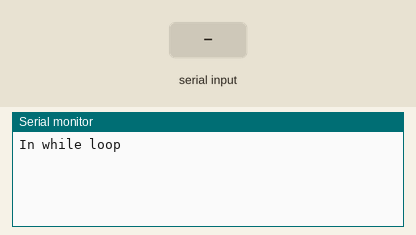
Simulated run of this sketch. Board: Arduino Uno, built with avr-gcc and run on an emulated ATmega328P. Shown: the last lines printed to the serial monitor. The inputs (shaded band) are chosen by the test bench.

Above: at 1.8 s.
1.9 s: "ok\n" received over the second serial link
At 3.0 s:
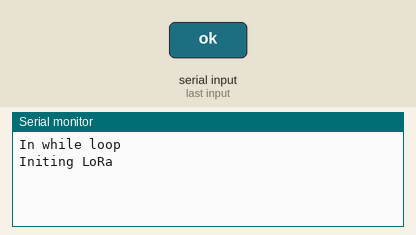
3.4 s: "1\n" received over the second serial link
At 4.1 s:
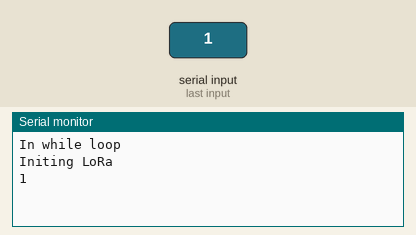
4.9 s: "ok\n" received over the second serial link
At 5.3 s:
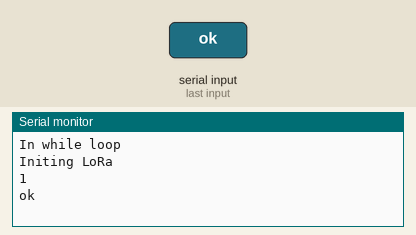

Measured:
- after the input at 1.9 s, the serial monitor: prints a new line at once (image 1)
- after the input at 3.4 s, the serial monitor: prints a new line at once (image 2)
- after the input at 4.9 s, the serial monitor: prints a new line at once (image 3)

The sketch:

LoraBlinkerTX.ino.ino
```cpp
/*
 * Lora to Lora (P2P) using RN2483 and ESP8266
 * This sketch will transmit a lora message with payload "20" every 2 seconds.
 * An LED will blink every time a package is sent. Payload and package ID is printed on serial monitor.
 *
 * Code based on JP Meijers code from 30 September 2016
 * MN Petersen, Aug 2020
 *
 * CONNECTIONS:
 * RN2483 - ESP8266:
 * TX     - D5
 * RX     - D6
 * 3V3    - 3V3
 * GND    - GND
 *
 * D7 on ESP8266 is connected to anode (long leg) on LED. Insert resistor between cathode and GND on ESP8266.
 *
 */

#include <SoftwareSerial.h>
SoftwareSerial loraSerial(11, 10); // (rxPin (D5), txPin (D6), inverse_logic, buffer size);

String str;
int packageID = 0;

void setup() {
  // Open serial communications and wait for port to open:
  Serial.begin(9600);  // Serial communication to PC

  loraSerial.begin(57600);  // Serial communication to RN2483
  loraSerial.setTimeout(1000);
  lora_autobaud();

  Serial.println("Initing LoRa");

  loraSerial.listen();
  str = loraSerial.readStringUntil('\n');
  Serial.println(str);
  loraSerial.println("sys get ver");
  str = loraSerial.readStringUntil('\n');
  Serial.println(str);

  loraSerial.println("mac pause");
  str = loraSerial.readStringUntil('\n');
  Serial.println(str);

//  loraSerial.println("radio set bt 0.5");  // Uncomment if we want to use FSK
//  wait_for_ok();

  loraSerial.println("radio set mod lora"); // Comment if we want to use FSK
  str = loraSerial.readStringUntil('\n');
  Serial.println(str);

  loraSerial.println("radio set freq 869100000");
  str = loraSerial.readStringUntil('\n');
  Serial.println(str);

  loraSerial.println("radio set pwr 14");  //max power 14 dBm
  str = loraSerial.readStringUntil('\n');
  Serial.println(str);

  loraSerial.println("radio set sf sf12");
  str = loraSerial.readStringUntil('\n');
  Serial.println(str);

  loraSerial.println("radio set afcbw 41.7");
  str = loraSerial.readStringUntil('\n');
  Serial.println(str);

  loraSerial.println("radio set rxbw 125");
  str = loraSerial.readStringUntil('\n');
  Serial.println(str);

//  loraSerial.println("radio set bitrate 50000");
//  wait_for_ok();

//  loraSerial.println("radio set fdev 25000");
//  wait_for_ok();

  loraSerial.println("radio set prlen 8");
  str = loraSerial.readStringUntil('\n');
  Serial.println(str);

  loraSerial.println("radio set crc on");
  str = loraSerial.readStringUntil('\n');
  Serial.println(str);

  loraSerial.println("radio set iqi off");
  str = loraSerial.readStringUntil('\n');
  Serial.println(str);

  loraSerial.println("radio set cr 4/5");
  str = loraSerial.readStringUntil('\n');
  Serial.println(str);

  loraSerial.println("radio set wdt 60000"); //disable for continuous reception
  str = loraSerial.readStringUntil('\n');
  Serial.println(str);

  loraSerial.println("radio set sync 12");
  str = loraSerial.readStringUntil('\n');
  Serial.println(str);

  loraSerial.println("radio set bw 125");
  str = loraSerial.readStringUntil('\n');
  Serial.println(str);

  Serial.println("starting loop");
}

void loop() {
  Serial.print("packageID = ");
  Serial.println(packageID);
  loraSerial.print("radio tx ");
  //loraSerial.println("20");
  loraSerial.println(packageID);
  str = loraSerial.readStringUntil('\n');
  Serial.println(str);
  str = loraSerial.readStringUntil('\n');
  Serial.println(str);
  delay(2000);
  packageID = packageID + 1;
}

void lora_autobaud()
{
  String response = "";
  while (response=="")
  {
    Serial.println("In while loop");
    delay(1000);
    loraSerial.write((byte)0x00);
    loraSerial.write(0x55);
    loraSerial.println();
    loraSerial.println("sys get ver");
    response = loraSerial.readStringUntil('\n');
  }
}

/*
 * This function blocks until the word "ok\n" is received on the UART,
 * or until a timeout of 3*5 seconds.
 */
int wait_for_ok()
{
  str = loraSerial.readStringUntil('\n');
  if ( str.indexOf("ok") == 0 ) {
    return 1;
  }
  else return 0;
}
```
